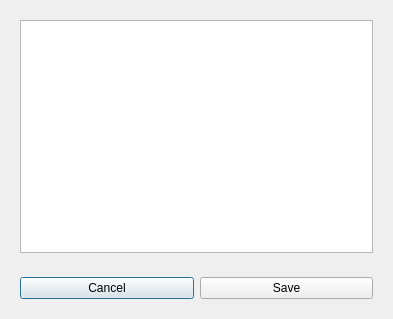
<?xml version="1.0" encoding="UTF-8"?>
<ui version="4.0">
 <class>QueueEditDialog</class>
 <widget class="QDialog" name="QueueEditDialog">
  <property name="geometry">
   <rect>
    <x>0</x>
    <y>0</y>
    <width>393</width>
    <height>319</height>
   </rect>
  </property>
  <property name="windowTitle">
   <string>Dialog</string>
  </property>
  <layout class="QVBoxLayout" name="verticalLayout">
   <item>
    <widget class="QWidget" name="widget" native="true">
     <layout class="QHBoxLayout" name="horizontalLayout">
      <item>
       <widget class="QTextEdit" name="textEdit"/>
      </item>
     </layout>
    </widget>
   </item>
   <item>
    <widget class="QWidget" name="widget_2" native="true">
     <layout class="QHBoxLayout" name="horizontalLayout_2">
      <item>
       <widget class="QPushButton" name="ButtonCancel">
        <property name="text">
         <string>Cancel</string>
        </property>
       </widget>
      </item>
      <item>
       <widget class="QPushButton" name="ButtonSave">
        <property name="text">
         <string>Save</string>
        </property>
       </widget>
      </item>
     </layout>
    </widget>
   </item>
  </layout>
 </widget>
 <resources/>
 <connections/>
</ui>
